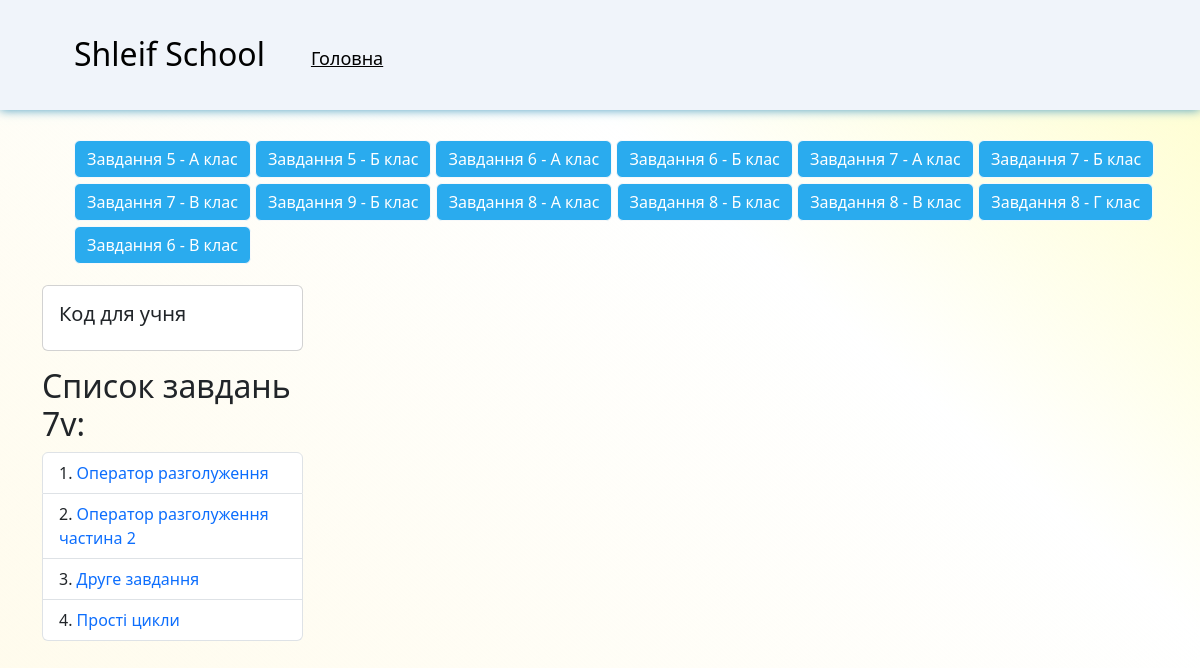
Screenshot of /programist.ua/admin_task_list.php with the database file from the repository.
### tables this page shows
CREATE TABLE `class` (
  `id` int(11) NOT NULL,
  `class_id` varchar(255) NOT NULL,
  `class_title` varchar(255) NOT NULL
);

CREATE TABLE `taskclass` (
  `id` int(11) NOT NULL,
  `task_title` varchar(255) NOT NULL,
  `class_id` varchar(255) NOT NULL,
  `code` int(11) NOT NULL
);

### programist.ua/admin_task_list.php (the view, shortened to what this page needs)
<?php
include "header.php";
include "phpscript.php";
if (isset($_GET['class_nam'])) {
  $activ_class = $_GET['class_nam'];
}
else {
  $activ_class = "7v";
}
$res_class = mysqli_query($conn,"SELECT * FROM `class`");
?>
<body>
    <?php
        include "top_header.php";
     ?>
<div class="container">
    <div class="nav-clas">
      <ul>
        <?php
        while($class_id = mysqli_fetch_assoc($res_class))
        {
        ?>
          <li><a class="btn btn-light" href="admin_task_list.php?class_nam=<?php echo $class_id['class_id']; ?>">Завдання<?php echo " ".$class_id['class_title']." "; ?>клас</a></li>
          <?php
        }
         ?>
      </ul>
    </div>
                <div class="accordion-body">
                  <div class="container1">
                      <div class="row">
                          <div class="col-md-3">
                            <div class="card mb-3">
                              <div class="card-body">
                                  <h5 class="card-title">Код для учня</h5>
                                </div>
                              </div>
                              <h2>Список завдань <?php echo $activ_class;?>:</h2>
                              <div class="task-list-user">
                                  <ol class="list-group list-group-numbered">
                                  <?php
                                  $class_id['class_id'] = $activ_class;
                                  $sql = "SELECT task_title FROM taskclass WHERE class_id = ? AND code = '$code'";
                                  $stmt = $conn->prepare($sql);
                                  $stmt->bind_param("s", $class_id['class_id']);
                                  $stmt->execute();
                                  $result = $stmt->get_result();
                                  while ($row = $result->fetch_assoc()) {
                                      $url = "admin_task_list.php?class_nam=".$activ_class."&task=" . urlencode($row['task_title']);
                                      ?><li class="list-group-item"><?php echo "<a href=\"$url\">" . htmlspecialchars($row['task_title']) . "</a></li>";
                                  }
                                  ?>
                                  </ol>
                              </div>
                          </div>
                          <div class="col-md-9">
                          </div>
                </div>
              </div>
    </div>
</div>
<?php
include "footer.php";
?>

### programist.ua/header.php (shortened to what this page needs)
<!DOCTYPE html>
<html lang="en">
<head>
	<link rel="stylesheet" href="css/bootstrap.min.css">
	<link rel="stylesheet" href="css/main.css">
</head>

### programist.ua/top_header.php
<div class="header">
	<div class="container">
		<div class="row">
			<div class="col-md-12">
<?php
include "adminmenu.php";
 ?>
			</div>
		</div>
	</div>
</div>

### programist.ua/adminmenu.php (shortened to what this page needs)
<?php
if(isset($_SESSION['username']) && isset($_SESSION['role']) && $_SESSION['role'] == 'admin') {
?>
<nav class="navbar navbar-expand-lg navbar-light">
  <div class="container-fluid">
    <a class="navbar-brand" href="#"><h2><?php echo $_SESSION['username'];?></h2></a>
    <button class="navbar-toggler" type="button" data-bs-toggle="collapse" data-bs-target="#navbarSupportedContent" aria-controls="navbarSupportedContent" aria-expanded="false" aria-label="Переключатель навигации">
      <span class="navbar-toggler-icon"></span>
    </button>
    <div class="collapse navbar-collapse" id="navbarSupportedContent">
      <ul class="navbar-nav me-auto mb-2 mb-lg-0 admin-nav">
      	<li class="nav-item dropdown">
      	          <a class="nav-link dropdown-toggle" href="#" id="navbarDropdownMenuLink" role="button" data-bs-toggle="dropdown" aria-expanded="false">
      	            Редагування завдань
      	          </a>
      	          <ul class="dropdown-menu" aria-labelledby="navbarDropdownMenuLink">
      	            <li><a class="dropdown-item" href="admin.php">Додавання програм</a></li>
      	            <li><a class="dropdown-item" href="taskgrup.php">Формування завдань</a></li>
      	            <li><a class="dropdown-item" href="tasklist.php">Завдання для класу</a></li>
      	          </ul>
      	        </li>
      	<li><a href="admin_task_list.php">Сторінка учня з завданнями</a></li>
      	<li><a href="result_admin.php">Результати учнів</a></li>
      	<li><a href="index.php">Головна</a></li>
      </ul>
    </div>
  </div>
</nav>
	<?php
}
else {
	?>
	<nav class="navbar navbar-expand-lg navbar-light ">
	  <div class="container-fluid">
	    <a class="navbar-brand" href="#"><h2>Shleif School</h2></a>
	    <div class="collapse navbar-collapse" id="navbarSupportedContent">
	    	<ul class="navbar-nav me-auto mb-2 mb-lg-0 admin-nav">
	    		<li><a href="index.php">Головна</a></li>
	    	</ul>
	    </div>
	  </div>
	</nav>
	<?php
}
?>

### programist.ua/footer.php (shortened to what this page needs)
</body>
</html>

### programist.ua/css/main.css (style rules this page uses)
body { padding: 0; margin: 0; background: rgb(255,254,203); background: linear-gradient(221deg, rgba(255,254,203,1) 0%, rgba(145,253,255,0.0032387955182072714) 35%, rgba(255,251,235,1) 100%); }
.admin-nav a { padding: 0px 30px; font-size: 18px; color: #000; }
.admin-nav li { margin: 10px 0; }
.navbar { margin-top: 10px; background-color: #f0f4fa; padding: 20px; }
.header { height: 110px; margin-bottom: 30px; }
nav { position: relative; z-index: 10; }
@media (min-width: 860px) { .header { background-color: #f0f4fa; box-shadow: 0px 0px 10px 0px #4D9EC1; } }
.task-list-user a { text-decoration: none; }
.task-list-user { margin-bottom: 30px; z-index: 1; }
.nav-clas ul li { list-style-type: none; display: inline-block; margin-bottom: 5px; }
.btn-light { background-color: #2aabee; color: #fff; }

### rows the page displays
class: class_title "5 - А"
class: class_title "5 - Б"
class: class_title "6 - А"
class: class_title "6 - Б"
class: class_title "7 - А"
class: class_title "7 - Б"
class: class_title "7 - В"
class: class_title "9 - Б"
class: class_title "8 - А"
class: class_title "8 - Б"
class: class_title "8 - В"
class: class_title "8 - Г"
class: class_title "6 - В"
taskclass: task_title "Оператор разголуження"
taskclass: task_title "Оператор разголуження частина 2"
taskclass: task_title "Друге завдання"
taskclass: task_title "Прості цикли"

### other values shown
$activ_class "7v"
